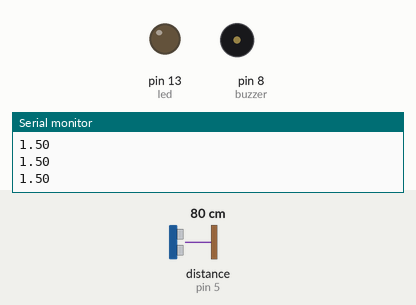
Simulated run of this sketch. Board: Arduino Uno, built with avr-gcc and run on an emulated ATmega328P. On the bench: output pins drawn as LEDs (lit = HIGH), buzzer (waves = sounding), the last lines printed to the serial monitor. The inputs (shaded band) are chosen by the test bench; at power-on: distance to the obstacle (sensor on pin 5) 80 cm. The echo pulse lasts 58.3 µs per cm.

Above: at 4.2 s.
4.3 s: distance to the obstacle (sensor on pin 5) set to 60 cm
At 4.76 s:
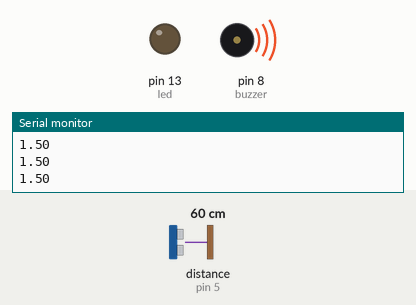
7.3 s: distance to the obstacle (sensor on pin 5) set to 2 cm
10.3 s: distance to the obstacle (sensor on pin 5) set to 18 cm
At 10.54 s:
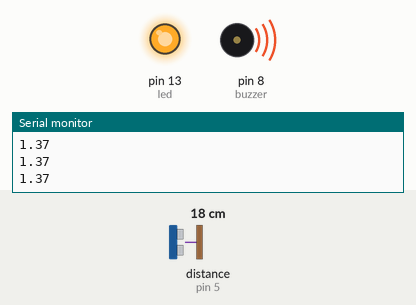
Timing chart, 0 to 19.3 s (numbered marks = the images above; inputs shaded):
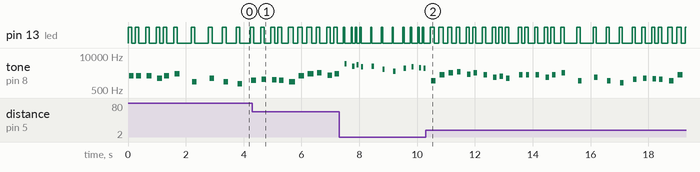

The sketch:

arduino_ultrassonic_theremin_mario_code.ino
```cpp
/* ==================================================
 *
 * Programa desenvolvido na Noite Arduino com Pizza
 *
 * ==================================================
 *
 * Programa: UltrassonicMario - Theremin ultrassônico MarioBros
 *
 * Autores: Antonio Braga (github.com/piscaleds)
 *	     Ewald Cordeiro (github.com/ewaldsc)
 *          Filipe Rito (github.com/filipecavalheiro)
 *
 * Protótipo - Instrumento musical eletrônico que lê a distância
 *             entre o sensor ultrassônico e a mão da pessoa,
 *             controlando assim a velocidade com que o buzzer
 *             toca o tema do MarioBros.
 *
 *
 */


// MATERIAS

// arduino
// sensor ultrassônico hc sr04
// buzzer
// jumpers


// CIRCUITO


// arduino uno + sensor HC SR04 + buzzer  https://github.com/santos-hacker-clube/ultrassonicmario/blob/master/ultrassonicmario_theremin_arduino.png

//        sensor

//        5V__________________VCC  [ ultrassonic ]
//        pino 4______________TRIG [ ( (O   O) ) ]
//        pino 5______________ECHO [             ]
//        GND_________________GND  [  HC_SR04    ]

//        buzzer

//        pino 8______________+ buzzer
//        GND_________________- ((Zz)))


//  REFERÊNCIAS

//  1. https://www.filipeflop.com/blog/sensor-ultrassonico-hc-sr04-ao-arduino/
//  2. Arduino Mario Bros Tunes With Piezo Buzzer and PWM by: Dipto Pratyaksa
//  3. Arduino.cc https://www.arduino.cc/reference/en/language/functions/advanced-io/tone/
//  4. https://randomnerdtutorials.com/complete-guide-for-ultrasonic-sensor-hc-sr04/


//  biblioteca - Ultrasonic.h


#include <Ultrasonic.h>


#define NOTE_B0  31
#define NOTE_C1  33
#define NOTE_CS1 35
#define NOTE_D1  37
#define NOTE_DS1 39
#define NOTE_E1  41
#define NOTE_F1  44
#define NOTE_FS1 46
#define NOTE_G1  49
#define NOTE_GS1 52
#define NOTE_A1  55
#define NOTE_AS1 58
#define NOTE_B1  62
#define NOTE_C2  65
#define NOTE_CS2 69
#define NOTE_D2  73
#define NOTE_DS2 78
#define NOTE_E2  82
#define NOTE_F2  87
#define NOTE_FS2 93
#define NOTE_G2  98
#define NOTE_GS2 104
#define NOTE_A2  110
#define NOTE_AS2 117
#define NOTE_B2  123
#define NOTE_C3  131
#define NOTE_CS3 139
#define NOTE_D3  147
#define NOTE_DS3 156
#define NOTE_E3  165
#define NOTE_F3  175
#define NOTE_FS3 185
#define NOTE_G3  196
#define NOTE_GS3 208
#define NOTE_A3  220
#define NOTE_AS3 233
#define NOTE_B3  247
#define NOTE_C4  262
#define NOTE_CS4 277
#define NOTE_D4  294
#define NOTE_DS4 311
#define NOTE_E4  330
#define NOTE_F4  349
#define NOTE_FS4 370
#define NOTE_G4  392
#define NOTE_GS4 415
#define NOTE_A4  440
#define NOTE_AS4 466
#define NOTE_B4  494
#define NOTE_C5  523
#define NOTE_CS5 554
#define NOTE_D5  587
#define NOTE_DS5 622
#define NOTE_E5  659
#define NOTE_F5  698
#define NOTE_FS5 740
#define NOTE_G5  784
#define NOTE_GS5 831
#define NOTE_A5  880
#define NOTE_AS5 932
#define NOTE_B5  988
#define NOTE_C6  1047
#define NOTE_CS6 1109
#define NOTE_D6  1175
#define NOTE_DS6 1245
#define NOTE_E6  1319
#define NOTE_F6  1397
#define NOTE_FS6 1480
#define NOTE_G6  1568
#define NOTE_GS6 1661
#define NOTE_A6  1760
#define NOTE_AS6 1865
#define NOTE_B6  1976
#define NOTE_C7  2093
#define NOTE_CS7 2217
#define NOTE_D7  2349
#define NOTE_DS7 2489
#define NOTE_E7  2637
#define NOTE_F7  2794
#define NOTE_FS7 2960
#define NOTE_G7  3136
#define NOTE_GS7 3322
#define NOTE_A7  3520
#define NOTE_AS7 3729
#define NOTE_B7  3951
#define NOTE_C8  4186
#define NOTE_CS8 4435
#define NOTE_D8  4699
#define NOTE_DS8 4978

#define melodyPin 8


//Define os pinos para o trigger e echo
#define pino_trigger 4
#define pino_echo 5

//Inicializa o sensor nos pinos definidos acima
Ultrasonic ultrasonic(pino_trigger, pino_echo);

//Mario melodia
int melody[] = {
  NOTE_E7, NOTE_E7, 0, NOTE_E7,
  0, NOTE_C7, NOTE_E7, 0,
  NOTE_G7, 0, 0,  0,
  NOTE_G6, 0, 0, 0,

  NOTE_C7, 0, 0, NOTE_G6,
  0, 0, NOTE_E6, 0,
  0, NOTE_A6, 0, NOTE_B6,
  0, NOTE_AS6, NOTE_A6, 0,

  NOTE_G6, NOTE_E7, NOTE_G7,
  NOTE_A7, 0, NOTE_F7, NOTE_G7,
  0, NOTE_E7, 0, NOTE_C7,
  NOTE_D7, NOTE_B6, 0, 0,

  NOTE_C7, 0, 0, NOTE_G6,
  0, 0, NOTE_E6, 0,
  0, NOTE_A6, 0, NOTE_B6,
  0, NOTE_AS6, NOTE_A6, 0,

  NOTE_G6, NOTE_E7, NOTE_G7,
  NOTE_A7, 0, NOTE_F7, NOTE_G7,
  0, NOTE_E7, 0, NOTE_C7,
  NOTE_D7, NOTE_B6, 0, 0
};
//Mario tempo
int tempo[] = {
  12, 12, 12, 12,
  12, 12, 12, 12,
  12, 12, 12, 12,
  12, 12, 12, 12,

  12, 12, 12, 12,
  12, 12, 12, 12,
  12, 12, 12, 12,
  12, 12, 12, 12,

  9, 9, 9,
  12, 12, 12, 12,
  12, 12, 12, 12,
  12, 12, 12, 12,

  12, 12, 12, 12,
  12, 12, 12, 12,
  12, 12, 12, 12,
  12, 12, 12, 12,

  9, 9, 9,
  12, 12, 12, 12,
  12, 12, 12, 12,
  12, 12, 12, 12,
};
//Underworld melodia
int underworld_melody[] = {
  NOTE_C4, NOTE_C5, NOTE_A3, NOTE_A4,
  NOTE_AS3, NOTE_AS4, 0,
  0,
  NOTE_C4, NOTE_C5, NOTE_A3, NOTE_A4,
  NOTE_AS3, NOTE_AS4, 0,
  0,
  NOTE_F3, NOTE_F4, NOTE_D3, NOTE_D4,
  NOTE_DS3, NOTE_DS4, 0,
  0,
  NOTE_F3, NOTE_F4, NOTE_D3, NOTE_D4,
  NOTE_DS3, NOTE_DS4, 0,
  0, NOTE_DS4, NOTE_CS4, NOTE_D4,
  NOTE_CS4, NOTE_DS4,
  NOTE_DS4, NOTE_GS3,
  NOTE_G3, NOTE_CS4,
  NOTE_C4, NOTE_FS4, NOTE_F4, NOTE_E3, NOTE_AS4, NOTE_A4,
  NOTE_GS4, NOTE_DS4, NOTE_B3,
  NOTE_AS3, NOTE_A3, NOTE_GS3,
  0, 0, 0
};
//Underwolrd tempo
int underworld_tempo[] = {
  12, 12, 12, 12,
  12, 12, 6,
  3,
  12, 12, 12, 12,
  12, 12, 6,
  3,
  12, 12, 12, 12,
  12, 12, 6,
  3,
  12, 12, 12, 12,
  12, 12, 6,
  6, 18, 18, 18,
  6, 6,
  6, 6,
  6, 6,
  18, 18, 18, 18, 18, 18,
  10, 10, 10,
  10, 10, 10,
  3, 3, 3
};

void setup(void)
{
  Serial.begin(9600);
  pinMode(8, OUTPUT);//buzzer
  pinMode(13, OUTPUT);//led

}
void loop()
{
  //toca mario
  sing(1);

}
int song = 0;

void sing(int s) {


  song = s;
  if (song == 2) {
    Serial.println(" 'Underworld Theme'");
    int size = sizeof(underworld_melody) / sizeof(int);
    for (int thisNote = 0; thisNote < size; thisNote++) {

      int noteDuration = 1000 / underworld_tempo[thisNote];

      buzz(melodyPin, underworld_melody[thisNote], noteDuration);


      // a duração da nota + 30%
      int pauseBetweenNotes = noteDuration * 1.30;
      delay(pauseBetweenNotes);

      // para
      buzz(melodyPin, 0, noteDuration);

    }

  } else {

    Serial.println(" 'UltrassonicMario Serial'");
    int size = sizeof(melody) / sizeof(int);

    for (int thisNote = 0; thisNote < size; thisNote++) {

      int noteDuration = 1000 / tempo[thisNote];
      //  Serial.println(noteDuration); //Printa na serial duração da nota

      buzz(melodyPin, melody[thisNote], noteDuration);


      // a duração da nota + 30%
      int pauseBetweenNotes = noteDuration * 1.30;
      //Serial.println(pauseBetweenNotes); //Printa na serial pausa entre notas
      delay(pauseBetweenNotes);

      // para
      buzz(melodyPin, 0, noteDuration);

    }
  }
}

void buzz(int targetPin, long frequency, long length) {
  float cmMsec, mult;
  long microsec = ultrasonic.timing();
  cmMsec = ultrasonic.convert(microsec, Ultrasonic::CM);
  if(cmMsec>20)cmMsec=20;
  if(cmMsec<4)cmMsec=4;
  mult = ((cmMsec-4)/16)+0.5;
  Serial.println(mult);
  digitalWrite(13, HIGH);
  long delayValue = mult*1000000 / frequency / 2; //calcular o valor de atraso entre as transições
  //// 1 segundo de microssegundos, dividido pela frequência, depois dividido ao meio
  //// existem duas fases para cada ciclo
  long numCycles = frequency * length / 1000; // calcular o número de ciclos para o tempo adequado
  //// multiplicar frequência, que é realmente ciclos por segundo, pelo número de segundos a
  //// obter o número total de ciclos para produzir
  for (long i = 0; i < numCycles; i++) {
    digitalWrite(targetPin, HIGH);
    delayMicroseconds(delayValue);
    digitalWrite(targetPin, LOW);
    delayMicroseconds(delayValue);

  }
  digitalWrite(13, LOW);

}
```

Measured:
- by itself, tone on pin 8 (buzzer): plays 1131 Hz for 0.16 s, 1894 Hz for 0.16 s, 2243 Hz for 0.16 s, 2514 Hz for 0.12 s, 2008 Hz for 0.12 s, 2243 Hz for 0.12 s … (26 notes in this stretch)
